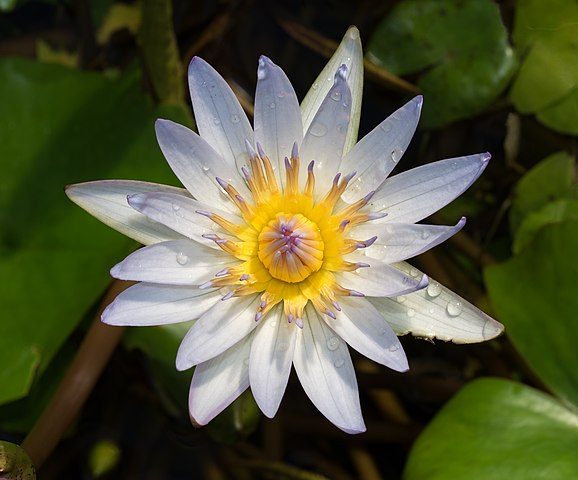
#> input picture exercises/my_solutions/ex1_6/flower.jpg, 578 x 480 px, found by its file name
$ python ex1_6_9.py
#> lines starting #> are read from the running program, lines starting #| are printed output that depends on the picture
import numpy as np
import cv2
import matplotlib.pyplot as plt

image = cv2.imread('exercises/my_solutions/ex1/flower.jpg')
#> image is the input picture: shape (480, 578, 3); mean B, G, R 57.5, 87.7, 85.1

hls_image = cv2.cvtColor(image, cv2.COLOR_BGR2HLS)
#> hls_image: shape (480, 578, 3); mean of channels 0, 1, 2 46.9, 74.8, 136

# Extract the L (lightness) channel
l_channel = hls_image[:, :, 1]
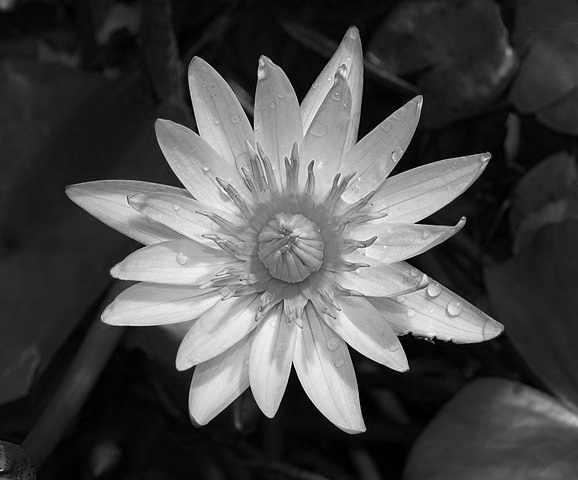
#> l_channel: shape (480, 578); min 0, max 254, mean 74.8

# Create the histogram
plt.hist(l_channel.ravel(), bins=30, edgecolor='black')

# Tilføj titler og labels
plt.title("Lightness Channel Histogram")
plt.xlabel("Values")
plt.ylabel("Count")

# Vis diagrammet
plt.show()
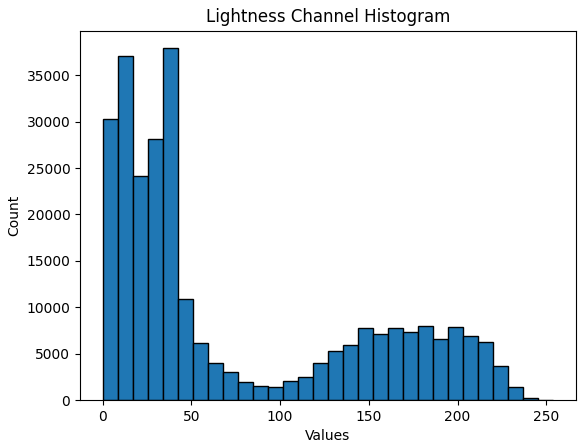
#> figure drawn by matplotlib, 1 panel; tallest bar 37906 high, from x = 33.87 to 42.33
